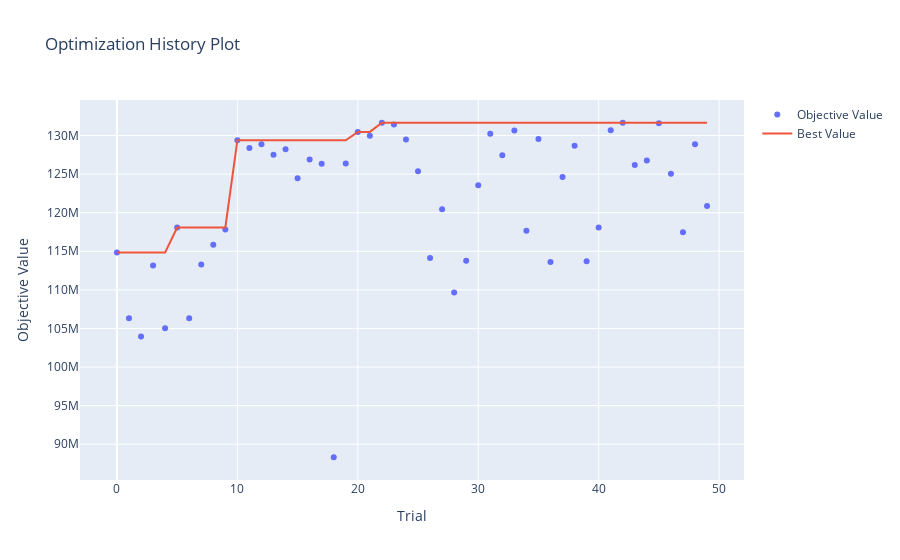

Here is the notebook cell this chart was saved with:
### Code cell
optuna.visualization.plot_optimization_history(study)
